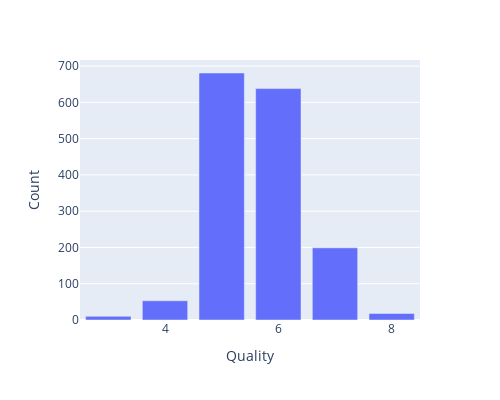

The cell this chart's notebook holds for it:
### Code cell
fig = px.bar(df_count, x='Quality', y='Count',width=500, height=400)
fig.show()

### Figure 1 — Plotly figure (JSON) as saved in the notebook; plotly's stock layout.template omitted (floating-point values rounded to 4 significant figures)
{"data": [{"alignmentgroup": "True", "hovertemplate": "Quality=%{x}<br>Count=%{y}<extra></extra>", "legendgroup": "", "marker": {"color": "#636efa"}, "name": "", "offsetgroup": "", "orientation": "v", "showlegend": false, "textposition": "auto", "type": "bar", "x": [5, 6, 7, 4, 8, 3], "xaxis": "x", "y": [681, 638, 199, 53, 18, 10], "yaxis": "y"}], "layout": {"barmode": "relative", "height": 400, "legend": {"tracegroupgap": 0}, "margin": {"t": 60}, "width": 500, "xaxis": {"anchor": "y", "domain": [0, 1], "title": {"text": "Quality"}}, "yaxis": {"anchor": "x", "domain": [0, 1], "title": {"text": "Count"}}}}
